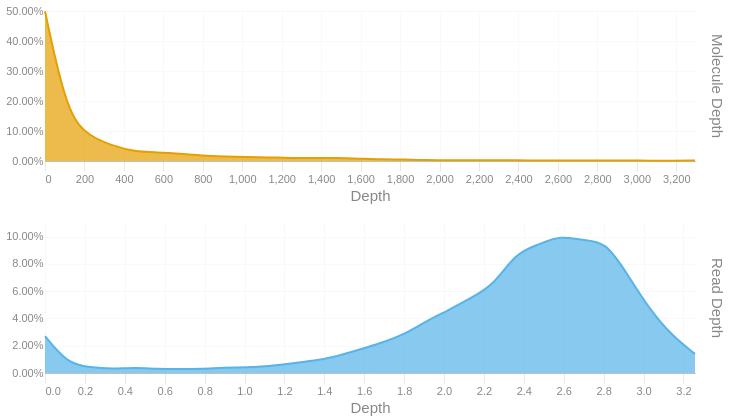

Source (notebook cell):
### Code cell
readdep = depth_hist(tb['Read Depth'], q99, 3)
readdep = readdep.with_columns(pl.lit('Read Depth').alias('Metric'))
if not SKIPLR:
    moldep = depth_hist(tb['Molecule Depth'], mol_q99, 1)
    moldep = moldep.with_columns(pl.lit('Molecule Depth').alias('Metric'))
    _hist = pl.concat([readdep, moldep])
    _hist = _hist.filter(pl.col('Proportion') != 0)
    with SafeRender(_hist):
        (
            alt.Chart(_hist)        
            .mark_area(interpolate = "basis")
            .encode(
                x=alt.X('Bin:Q').scale(domainMin=0).axis(alt.Axis(title='Depth')),
                y = alt.Y('Proportion:Q', title = None).axis(format = '.2%'),
                color = alt.Color('Metric:N').legend(None),
                row = alt.Row("Metric:N").header(title = None, labelOrient = 'right'),
                tooltip = [
                    alt.Tooltip("Metric:N", title = "Metric"),
                    alt.Tooltip('Interval:N', title = "Depth Interval"),
                    alt.Tooltip('Proportion:Q', title = "% Alignments").format('.2%')
                ]
            )
            .resolve_scale(x='independent', y='independent')
            .properties(
                height = 150, width = 650,
                usermeta={'embedOptions': {'downloadFileName': f'{samplename}.depth.hist'}}
            )
        ).display()
else:
    readdep = readdep.filter(pl.col('Proportion') != 0)
    with SafeRender(readdep):
        (
            alt.Chart(readdep)        
            .mark_area(interpolate = "basis")
            .encode(
                x=alt.X('Bin:Q').scale(domainMin=0).axis(alt.Axis(title='Depth')),
                y = alt.Y('Proportion:Q', title = None).axis(format = '.2%'),
                tooltip = [
                    alt.Tooltip('Interval:N', title = "Depth Interval"),
                    alt.Tooltip('Proportion:Q', title = "% Alignments").format('.2%')
                ]
            )
            .properties(
                usermeta={'embedOptions': {'downloadFileName': f'{samplename}.depth.hist'}}
            )
        ).display()

### Figure 1 — Vega-Lite specification as saved in the notebook (floating-point values rounded to 4 significant figures)
{"width": 650, "height": 150, "config": {"title": {"anchor": "start", "dy": -15, "fontSize": 18, "color": "#888888", "subtitleColor": "#888888", "subtitleFontSize": 14}, "arc": {"fill": "#0072B2"}, "axis": {"domainColor": "#888888", "domainWidth": 0.5, "gridWidth": 0.2, "grid": false, "titleFontWeight": 400, "titleFontSize": 15, "labelFontSize": 11, "labelColor": "#888888", "tickColor": "#888888", "tickWidth": 0.2, "titleColor": "#888888"}, "axisBand": {"grid": false}, "axisX": {"grid": true, "tickSize": 10, "domainCap": "round"}, "axisY": {"domain": false, "grid": true, "tickSize": 0, "domainCap": "round"}, "background": "transparent", "header": {"labelFontSize": 15, "labelColor": "#888888", "titleFontSize": 15, "titleFontWeight": 600, "titleColor": "#888888"}, "legend": {"labelFont": "sans-serif", "labelFontSize": 12, "labelColor": "#888888", "symbolSize": 100, "symbolType": "circle", "titleFontSize": 12, "titlePadding": 10, "titleColor": "#888888", "title": null}, "range": {"category": ["#E69F00", "#56B4E9", "#009E73", "#F0E442", "#0072B2", "#D55E00", "#CC79A7", "#000000"], "diverging": ["#cfe8f3", "#a2d4ec", "#73bfe2", "#46abdb", "#1696d2", "#12719e"]}, "area": {"fill": "#0072B2", "fillOpacity": 0.7, "line": true, "strokeOpacity": 0.7}, "line": {"color": "#0072B2", "stroke": "#0072B2", "strokeWidth": 2}, "trail": {"color": "#0072B2", "stroke": "#0072B2", "strokeWidth": 0, "size": 1}, "point": {"filled": true, "fillOpacity": 1.0, "size": 95}, "text": {"color": "#888888", "fontSize": 11, "align": "right", "fontWeight": 400, "size": 11}, "bar": {"fill": "#0072B2", "stroke": null}, "view": {"stroke": null, "continuousWidth": 660, "continuousHeight": 400}}, "data": {"name": "data-592d0a791fdcf1dcb71a04b757269ff0"}, "mark": {"type": "area", "interpolate": "basis"}, "encoding": {"color": {"field": "Metric", "legend": null, "type": "nominal"}, "row": {"field": "Metric", "header": {"title": null, "labelOrient": "right"}, "type": "nominal"}, "tooltip": [{"field": "Metric", "title": "Metric", "type": "nominal"}, {"field": "Interval", "title": "Depth Interval", "type": "nominal"}, {"field": "Proportion", "format": ".2%", "title": "% Alignments", "type": "quantitative"}], "x": {"axis": {"title": "Depth"}, "field": "Bin", "scale": {"domainMin": 0}, "type": "quantitative"}, "y": {"axis": {"format": ".2%"}, "field": "Proportion", "title": null, "type": "quantitative"}}, "resolve": {"scale": {"x": "independent", "y": "independent"}}, "usermeta": {"embedOptions": {"downloadFileName": "S5_StJohns_3458.depth.hist"}}, "$schema": "https://vega.github.io/schema/vega-lite/v6.1.0.json", "datasets": {"data-592d0a791fdcf1dcb71a04b757269ff0": [{"Bin": 0.0, "Interval": "0.0-0.112", "Proportion": 0.027, "Metric": "Read Depth"}, {"Bin": 0.112, "Interval": "0.112-0.225", "Proportion": 0.007, "Metric": "Read Depth"}, {"Bin": 0.225, "Interval": "0.225-0.337", "Proportion": 0.004, "Metric": "Read Depth"}, {"Bin": 0.337, "Interval": "0.337-0.449", "Proportion": 0.003, "Metric": "Read Depth"}, {"Bin": 0.449, "Interval": "0.449-0.562", "Proportion": 0.004, "Metric": "Read Depth"}, {"Bin": 0.562, "Interval": "0.562-0.674", "Proportion": 0.003, "Metric": "Read Depth"}, {"Bin": 0.674, "Interval": "0.674-0.786", "Proportion": 0.003, "Metric": "Read Depth"}, {"Bin": 0.786, "Interval": "0.786-0.899", "Proportion": 0.003, "Metric": "Read Depth"}, {"Bin": 0.899, "Interval": "0.899-1.011", "Proportion": 0.004, "Metric": "Read Depth"}, {"Bin": 1.011, "Interval": "1.011-1.123", "Proportion": 0.004, "Metric": "Read Depth"}, {"Bin": 1.123, "Interval": "1.123-1.236", "Proportion": 0.005, "Metric": "Read Depth"}, {"Bin": 1.236, "Interval": "1.236-1.348", "Proportion": 0.007, "Metric": "Read Depth"}, {"Bin": 1.348, "Interval": "1.348-1.46", "Proportion": 0.009, "Metric": "Read Depth"}, {"Bin": 1.46, "Interval": "1.46-1.573", "Proportion": 0.012, "Metric": "Read Depth"}, {"Bin": 1.573, "Interval": "1.573-1.685", "Proportion": 0.017, "Metric": "Read Depth"}, {"Bin": 1.685, "Interval": "1.685-1.797", "Proportion": 0.022, "Metric": "Read Depth"}, {"Bin": 1.797, "Interval": "1.797-1.91", "Proportion": 0.028, "Metric": "Read Depth"}, {"Bin": 1.91, "Interval": "1.91-2.022", "Proportion": 0.038, "Metric": "Read Depth"}, {"Bin": 2.022, "Interval": "2.022-2.134", "Proportion": 0.046, "Metric": "Read Depth"}, {"Bin": 2.134, "Interval": "2.134-2.247", "Proportion": 0.055, "Metric": "Read Depth"}, {"Bin": 2.247, "Interval": "2.247-2.359", "Proportion": 0.064, "Metric": "Read Depth"}, {"Bin": 2.359, "Interval": "2.359-2.471", "Proportion": 0.088, "Metric": "Read Depth"}, {"Bin": 2.471, "Interval": "2.471-2.584", "Proportion": 0.094, "Metric": "Read Depth"}, {"Bin": 2.584, "Interval": "2.584-2.696", "Proportion": 0.101, "Metric": "Read Depth"}, {"Bin": 2.696, "Interval": "2.696-2.808", "Proportion": 0.097, "Metric": "Read Depth"}, {"Bin": 2.808, "Interval": "2.808-2.921", "Proportion": 0.097, "Metric": "Read Depth"}, {"Bin": 2.921, "Interval": "2.921-3.033", "Proportion": 0.072, "Metric": "Read Depth"}, {"Bin": 3.033, "Interval": "3.033-3.145", "Proportion": 0.046, "Metric": "Read Depth"}, {"Bin": 3.145, "Interval": "3.145-3.258", "Proportion": 0.027, "Metric": "Read Depth"}, {"Bin": 3.258, "Interval": "3.258-3.37", "Proportion": 0.014, "Metric": "Read Depth"}, {"Bin": 0.0, "Interval": "0.0-113.6", "Proportion": 0.499, "Metric": "Molecule Depth"}, {"Bin": 113.6, "Interval": "113.6-227.2", "Proportion": 0.151, "Metric": "Molecule Depth"}, {"Bin": 227.2, "Interval": "227.2-340.9", "Proportion": 0.082, "Metric": "Molecule Depth"}, {"Bin": 340.9, "Interval": "340.9-454.5", "Proportion": 0.051, "Metric": "Molecule Depth"}, {"Bin": 454.5, "Interval": "454.5-568.1", "Proportion": 0.031, "Metric": "Molecule Depth"}, {"Bin": 568.1, "Interval": "568.1-681.7", "Proportion": 0.029, "Metric": "Molecule Depth"}, {"Bin": 681.7, "Interval": "681.7-795.3", "Proportion": 0.025, "Metric": "Molecule Depth"}, {"Bin": 795.3, "Interval": "795.3-909.0", "Proportion": 0.018, "Metric": "Molecule Depth"}, {"Bin": 909.0, "Interval": "909.0-1022.6", "Proportion": 0.015, "Metric": "Molecule Depth"}, {"Bin": 1023.0, "Interval": "1022.6-1136.2", "Proportion": 0.013, "Metric": "Molecule Depth"}, {"Bin": 1136.0, "Interval": "1136.2-1249.8", "Proportion": 0.012, "Metric": "Molecule Depth"}, {"Bin": 1250.0, "Interval": "1249.8-1363.4", "Proportion": 0.01, "Metric": "Molecule Depth"}, {"Bin": 1363.0, "Interval": "1363.4-1477.0", "Proportion": 0.01, "Metric": "Molecule Depth"}, {"Bin": 1477.0, "Interval": "1477.0-1590.7", "Proportion": 0.01, "Metric": "Molecule Depth"}, {"Bin": 1591.0, "Interval": "1590.7-1704.3", "Proportion": 0.008, "Metric": "Molecule Depth"}, {"Bin": 1704.0, "Interval": "1704.3-1817.9", "Proportion": 0.005, "Metric": "Molecule Depth"}, {"Bin": 1818.0, "Interval": "1817.9-1931.5", "Proportion": 0.005, "Metric": "Molecule Depth"}, {"Bin": 1932.0, "Interval": "1931.5-2045.1", "Proportion": 0.003, "Metric": "Molecule Depth"}, {"Bin": 2045.0, "Interval": "2045.1-2158.8", "Proportion": 0.002, "Metric": "Molecule Depth"}, {"Bin": 2159.0, "Interval": "2158.8-2272.4", "Proportion": 0.003, "Metric": "Molecule Depth"}, {"Bin": 2272.0, "Interval": "2272.4-2386.0", "Proportion": 0.003, "Metric": "Molecule Depth"}, {"Bin": 2386.0, "Interval": "2386.0-2499.6", "Proportion": 0.002, "Metric": "Molecule Depth"}, {"Bin": 2500.0, "Interval": "2499.6-2613.2", "Proportion": 0.002, "Metric": "Molecule Depth"}, {"Bin": 2613.0, "Interval": "2613.2-2726.9", "Proportion": 0.002, "Metric": "Molecule Depth"}, {"Bin": 2727.0, "Interval": "2726.9-2840.5", "Proportion": 0.002, "Metric": "Molecule Depth"}, {"Bin": 2840.0, "Interval": "2840.5-2954.1", "Proportion": 0.002, "Metric": "Molecule Depth"}, {"Bin": 2954.0, "Interval": "2954.1-3067.7", "Proportion": 0.002, "Metric": "Molecule Depth"}, {"Bin": 3068.0, "Interval": "3067.7-3181.3", "Proportion": 0.001, "Metric": "Molecule Depth"}, {"Bin": 3181.0, "Interval": "3181.3-3295.0", "Proportion": 0.001, "Metric": "Molecule Depth"}, {"Bin": 3295.0, "Interval": "3295.0-3408.57", "Proportion": 0.002, "Metric": "Molecule Depth"}]}}
